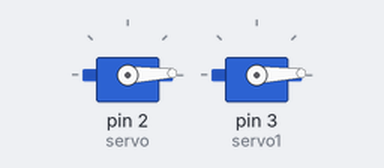
A sketch run on a simulated Arduino Uno, built with avr-gcc and run on an emulated ATmega328P. Shown: 2 × servo.

Above: at 2.05 s.
At 2.65 s:
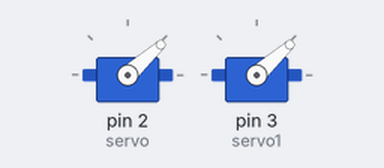
At 3.1 s:
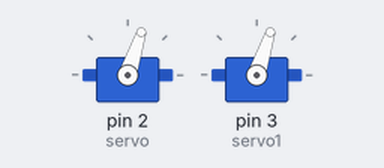
At 4.2 s:
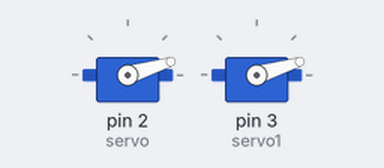
Timing chart, 0 to 7.6 s (numbered marks = the images above):
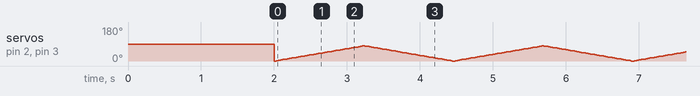

The sketch:

2AxisTurret.ino
```cpp
#include <Servo.h>

Servo servo;
Servo servo1;
int pos = 0;

void setup(){
  servo.attach(2);
  servo1.attach(3);
  //servo.write(0);
  delay(2000);
}

void loop() {
  for (pos = 0; pos <= 80; pos += 1) { // goes from 0 degrees to 180 degrees
    // in steps of 1 degree
    servo.write(pos);              // tell servo to go to position in variable 'pos'
    servo1.write(pos);
    delay(15);                       // waits 15ms for the servo to reach the position
  }
  for (pos = 80; pos >= 0; pos -= 1) { // goes from 180 degrees to 0 degrees
    servo.write(pos);
    servo1.write(pos);                // tell servo to go to position in variable 'pos'
    delay(15);                       // waits 15ms for the servo to reach the position
  }
}
```
